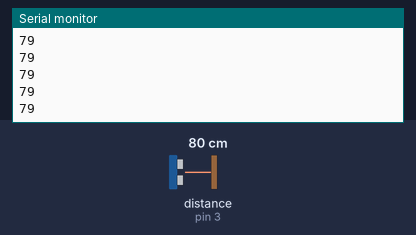
This program was run on a simulated Arduino Uno, built with avr-gcc and run on an emulated ATmega328P. On the bench: the last lines printed to the serial monitor. Wiring (inferred from the names in the program): ultrasonic range finder: trigger pin 2; echo pin 3. The test bench sets the inputs (shaded band); at power-on: distance to the obstacle (sensor on pin 3) 80 cm. The echo pulse lasts 58.3 µs per cm.

Above: at 2.2 s.
2.3 s: distance to the obstacle (sensor on pin 3) set to 2 cm
At 2.47 s:
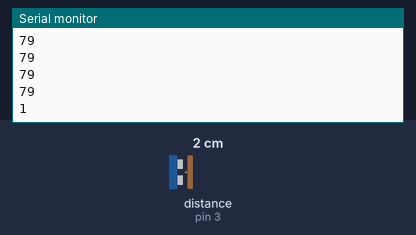
3.8 s: distance to the obstacle (sensor on pin 3) set to 4 cm
At 3.88 s:
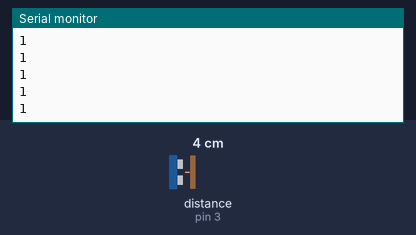
Timing chart, 0 to 6.8 s (numbered marks = the images above; inputs shaded):
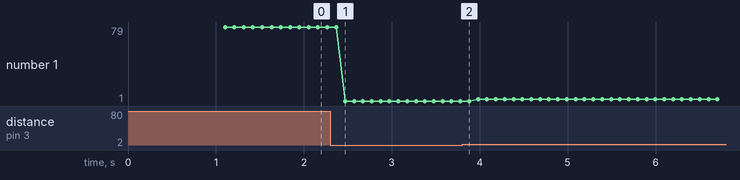

Measured:
- after the input at 2.3 s, the serial monitor: prints a new line after 0.17 s (image 1)
- plotted number 1: 79 → 1 after the input at 2.3 s, 1 → 3 after the input at 3.8 s

The program:

main.cpp
```cpp
#include<Arduino.h>
// #include<LiquidCrystal.h>
#include<Wire.h>

const int dt0 = 1000;
// const uint8_t rs = 6;
// const uint8_t en = 7;
// const uint8_t d4 = 8;
// const uint8_t d5 = 9;
// const uint8_t d6 = 10;
// const uint8_t d7 = 11;
// LiquidCrystal  lcd (rs, en, d4, d5, d6, d7);

const uint8_t trigerpin = 2;
const uint8_t echopin = 3;
const uint8_t dt1 = 10;
const uint8_t dt2 = 25;
int  ptt;
void setup ()
{
  pinMode(trigerpin,OUTPUT);
  pinMode(echopin,INPUT);
  // lcd.begin(16,2);
  // lcd.setCursor(0,0);
  // lcd.print("distance meter");
  delay(dt0);
  // lcd.clear();
  Serial.begin(9600);
}
void loop ()
{
  digitalWrite(trigerpin,LOW);
  delayMicroseconds(dt1);
  digitalWrite(trigerpin,HIGH);
  delayMicroseconds(dt1);
  digitalWrite(trigerpin,LOW);
  ptt = pulseIn(echopin,HIGH);
  int d = ( ptt / 2)*0.0343;
  delay(100);
  // lcd.clear();
  // lcd.setCursor(0,0);
  // lcd.print(d);
  // lcd.print("cm");
  Serial.println(d);
}
```
